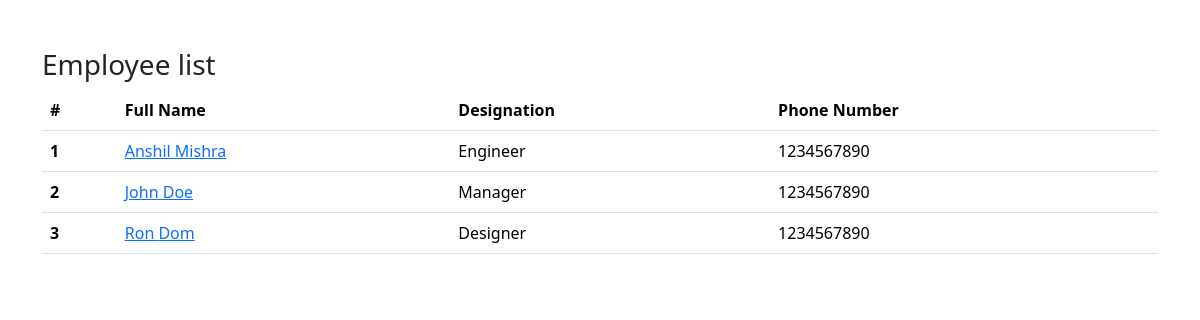
The page / on the database its author committed.
### employees/models.py (models this page shows, shortened)
class Employee(models.Model):
    first_name = models.CharField(max_length=50)
    last_name = models.CharField(max_length=50)
    email = models.EmailField(max_length=100, unique=True)
    designation = models.CharField(max_length=50)
    photo = models.ImageField(upload_to='images', blank=True)
    phone_number = models.CharField(max_length=15, blank=True)
    created_at = models.DateTimeField(auto_now_add=True)
    updated_at = models.DateTimeField(auto_now=True)

### mysite/views.py (the view)
# urls.py: 2. Add a URL to urlpatterns:  path('', views.home, name='home')
def home(request):
    employeeList = Employee.objects.all()
    context = {
        'employees': employeeList,
    }
    return render(request, 'home.html', context)

### templates/home.html (shortened to what this page needs)
{% load static %}
<!DOCTYPE html>
<html lang="en">
  	<head>
		<link href="https://cdn.jsdelivr.net/npm/bootstrap@5.3.3/dist/css/bootstrap.min.css"
			rel="stylesheet"
>
    </head>
    <body>
      	<div class="container pt-5">
          	<h3>Employee list</h3>
          	<table class="table">
              	<thead>
					<tr>
					<th scope="col">#</th>
					<th scope="col">Full Name</th>
					<th scope="col">Designation</th>
					<th scope="col">Phone Number</th>
					</tr>
              	</thead>
              	<tbody>
					{% for employee in employees %}
					<tr>
						<th scope="row">{{ forloop.counter }}</th>
						<td><a href="{% url 'employee_detail' employee.id %}">{{ employee.first_name }} {{ employee.last_name }}</a></td>
						<td>{{ employee.designation }}</td>
						<td>{{ employee.phone_number }}</td>
					</tr>
					{% endfor %}
              	</tbody>
            </table>
        </div>
    </body>
</html>

### rows shown on the page
Employee: first_name "Anshil", last_name "Mishra", designation "Engineer", phone_number "1234567890"
Employee: first_name "John", last_name "Doe", designation "Manager", phone_number "1234567890"
Employee: first_name "Ron", last_name "Dom", designation "Designer", phone_number "1234567890"
